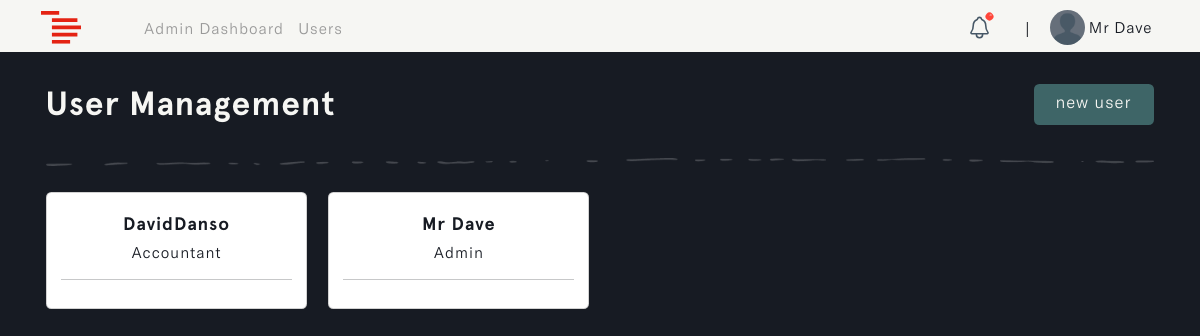
The app's page /admins/manage-users/ (signed in) with its own data.
### accounts/models.py (models this page shows, shortened)
class User(AbstractUser):
    ROLES = (
        ('admin', 'Admin'),
        ('accountant', 'Accountant'),
        ('manager', 'Manager'),
    )
    role = models.CharField(max_length=20, choices=ROLES, default='admin')

class Profile(models.Model):
    user = models.OneToOneField(settings.AUTH_USER_MODEL, on_delete=models.CASCADE, blank=True, null=True)
    name = models.CharField(max_length=255, unique=True)
    username = models.CharField(max_length=255, unique=True, blank=True, null=True)
    email = models.EmailField(max_length=255, unique=True)
    updated_time_stamp = models.DateTimeField(auto_now=True)
    created_time_stamp = models.DateTimeField(auto_now_add=True)
    id = models.UUIDField(default=uuid.uuid4, primary_key=True, unique=True, editable=False)

### u_admin/views.py (the view)
# urls.py: path('manage-users/', views.user_management, name='users'),
@login_required
def user_management(request):
    if request.user.role != 'admin':
        return redirect('login')
    users = Profile.objects.all()
    if request.method == 'POST':
        form = UserCreationForm(request.POST)
        if form.is_valid():
            user = form.save(commit=False)
            user.username = user.username.lower()
            user.save()
            return redirect('users')
    else:
        form = UserCreationForm()
    context = {'users': users, 'form': form}
    return render(request, 'u_admin/user_management.html', context)

### u_admin/templates/u_admin/user_management.html (shortened to what this page needs)
{% load static %}
{% load humanize %}
<!DOCTYPE html>
<html lang="en" class="js has-scroll-init has-scroll-smooth">
  <head>
    <link rel="stylesheet" href="{% static '/css/bootstrap.min.css' %}" />
    <link rel="stylesheet" href="{% static '/css/user_management.css' %}" />
  </head>
  <body
    id="pageTop"
    class="page-content"
    data-spy="scroll"
    data-target="#mainNav"
  >
    {% include 'nav.html' %}
    <main>
      <div data-scroll class="page page--layout-2" id="main">
        <div id="hero">
          <div class="container-fluid">
            <div class="hero-intro">
              <h1>
                User Management
                <button
                  data-bs-toggle="offcanvas"
                  data-bs-target="#offcanvasRight"
                  aria-controls="offcanvasRight"
                  class="px-4 btn"
                  id="new_user"
                >
                   new user
                </button>
              </h1>
              <img
                src="{% static 'images/line.png'%}"
                class="img-fluid d-flex mx-auto"
                id="page_line"
                alt="page_line"
              />
              <div class="row" id="user_cards">
                {% for user in users reversed %}
                <div class="col-md-3">
                  <div class="card">
                    <div class="card-body">
                      <h5>{{ user.name }}</h5>
                      <h6 id="user_role">
                        <span>{{ user.user.get_role_display }}</span>
                      </h6>
                      <hr id="line" />
                    </div>
                  </div>
                </div>
                {% endfor %}
              </div>
            </div>
          </div>
        </div>
      </div>
    </main>
  </body>
</html>

### templates/nav.html (shortened to what this page needs)
{% load static %}
{% load active_link_tags %}
<nav class="navbar navbar-expand-lg fixed-top menu" id="mainNav">
  <div class="container">
    <a class="navbar-brand" href="#">
      <img
        src="{% static 'images/logo.svg' %}"
        class="img-fluid"
        id="logo"
        alt="logo"
      />
    </a>
    <div class="collapse navbar-collapse" id="navbarSupportedContent">
      {% if request.user.role == 'admin' %}
      <ul class="navbar-nav me-auto mb-2 mb-lg-0 left--links">
        <li class="nav-item">
          <a
            class="nav-link {% active_link 'dashboard' %}"
            href="{% url 'dashboard' %}"
            >Admin Dashboard</a
          >
        </li>
        <li class="nav-item">
          <a class="nav-link {% active_link 'users' %}" href="{% url 'users' %}"
            >Users</a
          >
        </li>
      </ul>
      {% endif %}
      <ul class="navbar-nav mb-2 mb-lg-0" id="rightNav">
        <li class="nav-item align-self-center">
          <a class="nav-link" href="#">
            <img
              id="notification_img"
              src="{% static '/images/notifications-outline.svg' %}"
              class="img-fluid"
              alt="notification_img"
            />
            <sup
              ><img
                id="notification_dot"
                src="{% static '/images/dot.svg' %}"
                class="img-fluid"
                alt="notification_dot"
            /></sup>
          </a>
        </li>
        <li class="nav-item align-self-center" id="nav_span"><span>|</span></li>
        <li class="nav-item dropdown">
          <a class="nav-link" href="{% url 'profile' %}">
            <img
              id="profile_img"
              src="{% static '/images/default-avatar.png' %}"
              class="img-fluid rounded-circle"
              alt="profile_img"
            />
            <small>{{request.user.profile.name}}</small>
          </a>
        </li>
      </ul>
    </div>
  </div>
</nav>

### static/css/user_management.css (style rules this page uses)
*, *::after, *::before { box-sizing: border-box; margin: 0; padding: 0; }
html, body { box-sizing: border-box; font-size: 14px; margin: 0; padding: 0; width: 100%; overflow-x: hidden; background: var(--main-color); -webkit-font-smoothing: antialiased; -moz-osx-font-smoothing: grayscale; scroll-behavior: smooth; }
a { text-decoration: none; }
.page-content { --main-color: #171b23; --text-color: #f6f6f3; --header-font: "Apercu-Bold"; --text-font: "GTAmerica-Light"; }
a { text-decoration: none; color: var(--accent-color); }
#mainNav { transform: translateY(0); transition: padding-top 0.3s, padding-bottom 0.3s; padding-top: 3px; padding-bottom: 0px; background: var(--text-color); transform: translateY(0); opacity: 1; z-index: 9; width: 100vw; }
#profile_img { width: 35px; }
#mainNav small { font-size: 1.2rem; font-family: var(--text-font); color: var(--main-color); letter-spacing: 1px; vertical-align: middle; }
#mainNav .navbar-brand { color: #8858d1; }
.left--links a { font-family: var(--text-font); color: #999; letter-spacing: 1px; font-size: 1.2rem; line-height: normal; }
#nav_span { margin-left: 12px; margin-right: 12px; }
#notification_img { width: 25px; vertical-align: middle; }
#notification_dot { width: 9px; margin-left: -28%; margin-top: -35%; }
#hero { margin-top: 7%; }
.hero-intro { margin: 3%; }
.hero-intro h1 { font-size: 4.2vh; font-family: var(--header-font); color: var(--text-color); letter-spacing: 1px; margin-bottom: 2%; }
#new_user { color: var(--text-color); letter-spacing: 1px; font-family: var(--text-font); font-size: 1.2rem; float: right; cursor: pointer; line-height: 1.4; background-color: #3e6567; transition: all 0.5s ease-in-out; }
#user_cards .card { margin-top: 10%; }
#user_cards h5 { color: var(--main-color); letter-spacing: 1px; font-family: var(--header-font); font-size: 1.3rem; text-transform: capitalize; text-align: center; margin-top: 3%; }
#user_cards h6 { color: var(--main-color); letter-spacing: 1px; font-family: var(--text-font); font-size: 1.1rem; text-align: center; }
#page_line { margin-top: 3%; }
@media (min-width: 1200px) { #mainNav small { font-size: 1.1rem; } }
@media (min-width: 1200px) { .left--links { margin-left: 4%; } }
@media (min-width: 1200px) { .left--links a { font-size: 1.1rem; } }

### records on screen
User: user.profile.name "Mr Dave"
Profile: name "DavidDanso", user.role "Accountant"
Profile: name "Mr Dave", user.role "Admin"
